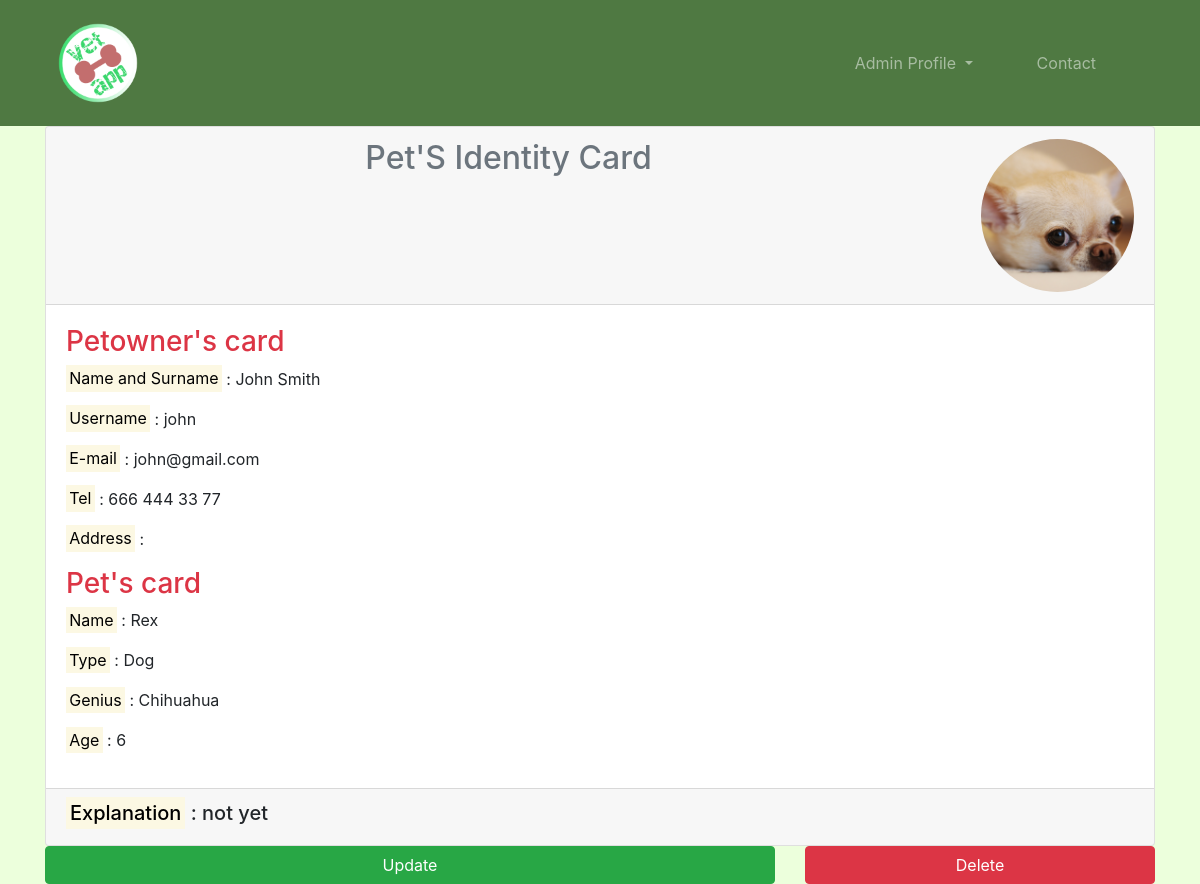
The app's page /pet/detail/33 (signed in), older data.
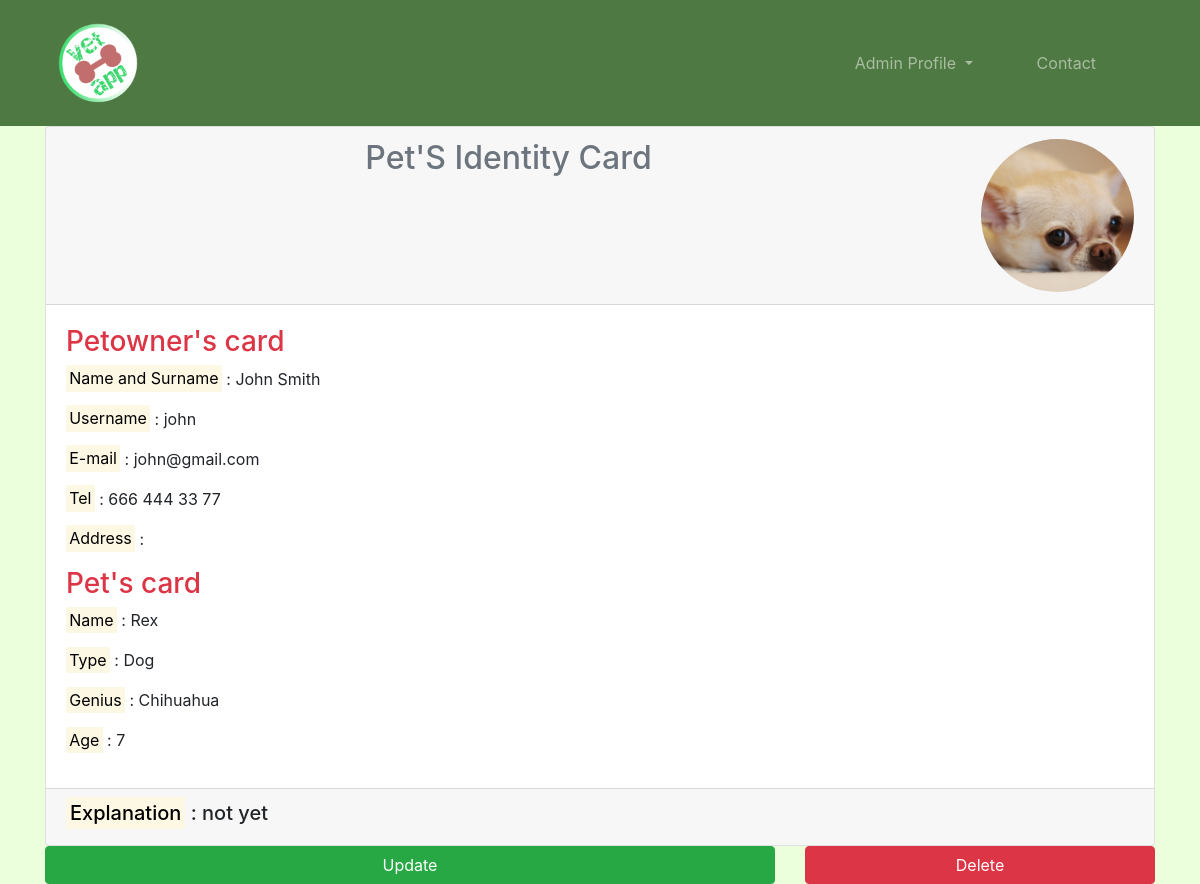
The same page, newer data.
### pet/models.py (models this page shows)
class Pet(models.Model):
    petowner = models.ForeignKey("auth.user", on_delete=models.CASCADE)
    image = models.FileField(null=True, blank=True, verbose_name="Image")
    type = models.CharField(max_length=20, verbose_name="Type")
    genius = models.CharField(max_length=20, verbose_name="Genius")
    name = models.CharField(max_length=20, verbose_name="Name")
    age = models.CharField(max_length=4, verbose_name="Age")
    explanation = models.TextField(verbose_name="Explanation")
    created_date = models.DateField(auto_now_add=True, verbose_name="Created Date")

### user/models.py (models this page shows, shortened)
class Petowner(models.Model):
    user = models.OneToOneField(User, null=True, blank=False, verbose_name="User", on_delete=models.CASCADE)
    tel = models.CharField(max_length=13, verbose_name="Phone")
    address = models.CharField(max_length=100, verbose_name="Address")
    class Meta:
        verbose_name_plural = "Additional information for the user"

### pet/views.py (the view)
# urls.py: path('detail/<int:id>', views.detail, name='detail'),
@login_required(login_url="user:login")
@user_passes_test(lambda u: u.is_superuser)
def detail(request,id):
    pet = get_object_or_404(Pet, id=id) #önemli çekilecek veri bu
    user = get_object_or_404(User, pet=pet)
    petowner = get_object_or_404(Petowner, user=user)
    return render(request, "detail.html", {"pet":pet, "user":user, "petowner":petowner})

### templates/detail.html (shortened to what this page needs)
{% extends "base.html" %}
{% block body %}
    <header class="container-fluid">
        <div class="container">
            <div class="card">
                <div class="card-header text-center">
                    <div class="row">
                        <div class="col-md-9 col-lg-10">
                            <h2 class="text-center text-muted">Pet'S Identity Card</h2>
                        </div>
                        <div class="col-md-3 col-lg-2">
                            {% if pet.image %}
                                <img src="{{pet.image.url}}" class="img-fluid rounded-circle">
                            {% endif %}
                        </div>
                    </div>
                </div>
                <div class="card-body">
                        <h3 class="text-danger">Petowner's card</h3>
                        <p><mark>Name and Surname</mark> : {{pet.petowner.first_name}} {{pet.petowner.last_name}}</p>
                        <p><mark>Username</mark> : {{pet.petowner}}</p>
                        <p><mark>E-mail</mark> : {{pet.petowner.email}}</p>
                        <p><mark>Tel</mark> : {{petowner.tel}}</p>
                        <p><mark>Address</mark> : {{petowner.addres}}</p>
                        <h3 class="text-danger">Pet's card</h3>
                        <p><mark>Name</mark> : {{pet.name}}</p>
                        <p><mark>Type</mark> : {{pet.type}}</p>
                        <p><mark>Genius</mark> : {{pet.genius}}</p>
                        <p><mark>Age</mark> : {{pet.age}}</p>
                </div>
                <div class="card-footer">
                    <div class="row">
                        <div class="col-12">
                            <h5><mark>Explanation</mark> : {{pet.explanation}}</h5>
                        </div>
                    </div>
                </div>
            </div>
            <div class="row">
                <div class="col-8">
                    <a class="btn btn-success d-block w-100" href="/pet/update/{{pet.id}}">Update</a>
                </div>
                <div class="col-4">
                    <a class="btn btn-danger d-block w-100" href="/pet/delete/{{pet.id}}">Delete</a>
                </div>
            </div>
        </div>
    </header>
{% endblock %}

### templates/base.html (shortened to what this page needs)
{% load static %}
<!doctype html>
<html lang="en">
    <head>
        <link rel="stylesheet" href="https://cdn.jsdelivr.net/npm/bootstrap@4.5.3/dist/css/bootstrap.min.css">
        <link rel="stylesheet" type="text/css" href="{% static '/css/style.css' %}">
        <link rel="stylesheet" href="https://cdn.jsdelivr.net/npm/bootstrap-icons@1.8.1/font/bootstrap-icons.css">
    </head>
    <body style="background-color: #ECFFDC;">
        {% include 'includes/navbar.html' %}
        {% block body %}{% endblock %}
    </body>
</html>

### templates/includes/navbar.html (shortened to what this page needs)
<nav class="navbar navbar-expand-lg navbar-dark py-2 px-5" style="background-color: #4F7942;">
    <a class="navbar-brand" href="{% url 'homepage' %}"><img src="/media/logo-vet.png" width="100px" height="100px"></a>
    <div class="collapse navbar-collapse" id="navbarSupportedContent">
        <ul class="navbar-nav ml-auto">
            <li class="nav-item dropdown mr-lg-5">
                <a class="nav-link dropdown-toggle" href="#" id="navbarDropdown" role="button" data-toggle="dropdown" aria-haspopup="true" aria-expanded="false">
                    {% if request.user.is_authenticated and request.user.is_superuser %}
                        Admin Profile
                    {% else %}
                        User Profile
                    {% endif %}
                </a>
            </li>
            <li class="nav-item mr-lg-5">
                <a class="nav-link" href="#">Contact</a>
            </li>
        </ul>
  </div>
</nav>

Row changes from the older to the newer data that the page shows:
changed Pet "not yet": age "6" → "7"
